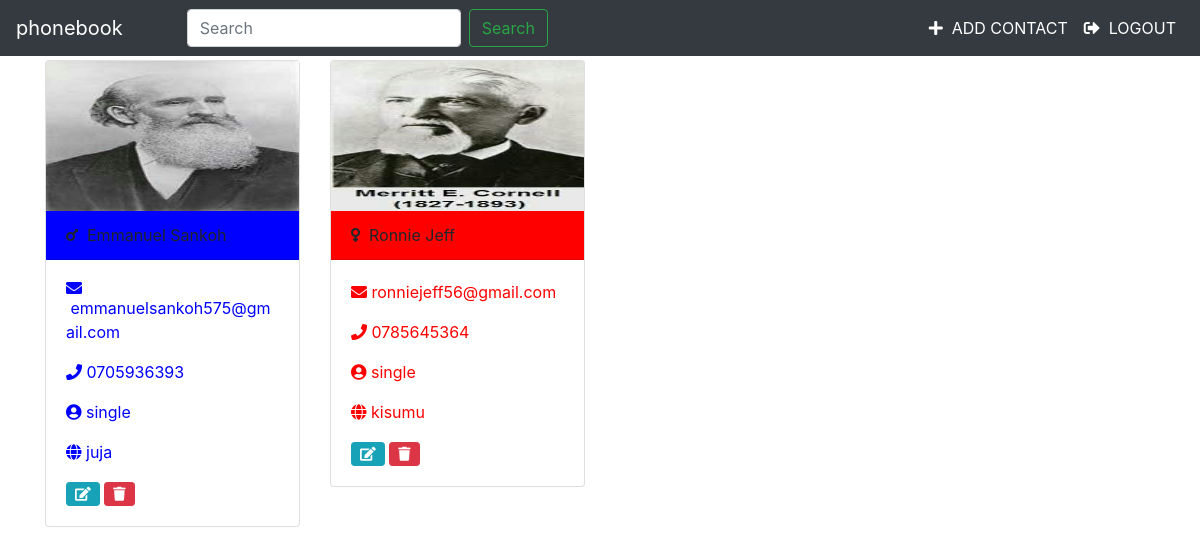
The app's page / (signed in) with its own data.
### phonebook/models.py (models this page shows, shortened)
class Contact(models.Model):
    user=models.ForeignKey(User, on_delete=models.CASCADE)
    name=models.CharField(max_length=45)
    email=models.EmailField()
    telephone=models.CharField(max_length=15)
    relation=models.CharField(max_length=45)
    residence=models.CharField(max_length=45)
    cover=models.FileField()
    is_male=models.BooleanField(default=True)
    created=models.DateTimeField(default=timezone.now)

### phonebook/views.py (the view)
# urls.py: path('', views.ContactListView.as_view(),name='contact-index'),
class ContactListView(LoginRequiredMixin, ListView):
    model=Contact
    context_object_name='contacts'
    def get_queryset(self):
        return Contact.objects.filter(user=self.request.user)

### phonebook/templates/phonebook/contact_list.html (shortened to what this page needs)
<link rel="stylesheet" href="https://stackpath.bootstrapcdn.com/bootstrap/4.3.1/css/bootstrap.min.css">
<link rel="stylesheet" href="https://use.fontawesome.com/releases/v5.8.1/css/all.css">
{%extends 'phonebook/base.html'%}
{%block content%}
<div class="container">
 <div class="row">
    {% if contacts%}
        {%for contact in contacts%}
          <div class="col-sm-3">
              <div class="card my-1">
                  <img src="{{contact.cover.url}}" class="img img-responsive" alt="" style="height:150px">
                  <div class="card-header" style="background-color:{%if contact.is_male%}blue;{%else%}red;{%endif%}">
                      <i class="fas {%if contact.is_male%}fa-mars{%else%}fa-venus{%endif%}"></i>&nbsp;
                      {{contact.name}}
                  </div>
                  <div class="card-body" style="color:{%if contact.is_male%}blue;{%else%}red;{%endif%}">
                      <p><i class="fas fa-envelope"></i>&nbsp;{{contact.email}}</p>
                      <p><i class="fas fa-phone"></i>&nbsp;{{contact.telephone}}</p>
                      <p><i class="fas fa-user-circle"></i>&nbsp;{{contact.relation}}</p>
                      <p><i class="fas fa-globe"></i>&nbsp;{{contact.residence}}</p>
                      <a href="{%url 'phonebook:update-contact' contact.id%}" class="btn btn-info btn-sm"><i class="fas fa-edit"></i></a>
                      <a href="{%url 'phonebook:delete-contact' contact.id%}" class="btn btn-danger btn-sm"><i class="fas fa-trash"></i></a>
                  </div>
              </div>
          </div>
        {%endfor%}
    {%endif%}
{%endblock%}

### phonebook/templates/phonebook/base.html (shortened to what this page needs)
<html lang="en">
<head>
    <link rel="stylesheet" href="https://stackpath.bootstrapcdn.com/bootstrap/4.3.1/css/bootstrap.min.css">
    <link rel="stylesheet" href="https://use.fontawesome.com/releases/v5.8.1/css/all.css">
</head>
<body>
<nav class="navbar navbar-expand-lg navbar-dark bg-dark">
  <div class="collapse navbar-collapse" id="navbarTogglerDemo01">
    <a class="navbar-brand" href="{% url 'phonebook:contact-index' %}">phonebook</a>
    <ul class="navbar-nav mr-auto ml-5">
        <li class="nav-item">
            <form class="form-inline my-2 my-lg-0">
              <input class="form-control mr-sm-2" type="search" placeholder="Search" aria-label="Search">
              <button class="btn btn-outline-success my-2 my-sm-0"  type="submit">Search</button>
            </form>
        </li>
    </ul>
    <ul class="navbar-nav navbar-right" >
      <li class="nav-item active">
        <a class="nav-link" href="{%url 'phonebook:Contact' %}"><i class="fas fa-plus"></i> &nbsp;ADD CONTACT<span class="sr-only current">(current)</span></a>
      </li>
      <li class="nav-item active">
          <a class="nav-link disabled" href="{%url 'phonebook:logout' %}"><i class="fas fa-sign-out-alt"></i> &nbsp;LOGOUT<span class="sr-only current">(current)</span></a>
      </li>
    </ul>
  </div>
</nav>
{%block content%}{%endblock%}
</body>
</html>

### records on screen
Contact: cover (picture), is_male True (drawn), email "emmanuelsankoh575@gmail.com", telephone "0705936393", relation "single", residence "juja"
Contact: cover (picture), is_male False (drawn), name "Ronnie Jeff", email "ronniejeff56@gmail.com", telephone "0785645364", relation "single", residence "kisumu"
